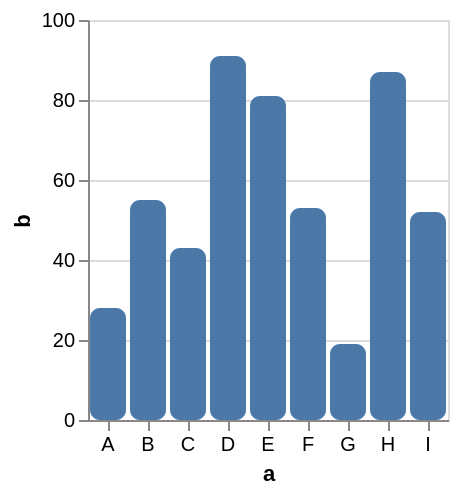

Express this chart as Vega-Lite.
### Vega specification from a JSON file in a GitHub repository (floating-point values rounded to 4 significant figures)
{"$schema": "https://vega.github.io/schema/vega/v5.json", "description": "A simple bar chart with embedded data.", "background": "white", "padding": 5, "height": 200, "style": "cell", "data": [{"name": "source_0", "values": [{"a": "A", "b": 28}, {"a": "B", "b": 55}, {"a": "C", "b": 43}, {"a": "D", "b": 91}, {"a": "E", "b": 81}, {"a": "F", "b": 53}, {"a": "G", "b": 19}, {"a": "H", "b": 87}, {"a": "I", "b": 52}]}, {"name": "data_0", "source": "source_0", "transform": [{"type": "stack", "groupby": ["a"], "field": "b", "sort": {"field": [], "order": []}, "as": ["b_start", "b_end"], "offset": "zero"}, {"type": "filter", "expr": "isValid(datum[\"b\"]) && isFinite(+datum[\"b\"])"}]}], "signals": [{"name": "x_step", "value": 20}, {"name": "width", "update": "bandspace(domain('x').length, 0.1, 0.05) * x_step"}, {"name": "cornerRadius", "value": 5}], "marks": [{"type": "group", "from": {"facet": {"data": "data_0", "name": "stack_group_main", "groupby": ["a"], "aggregate": {"fields": ["b_start", "b_start", "b_end", "b_end"], "ops": ["min", "max", "min", "max"]}}}, "encode": {"update": {"x": {"scale": "x", "field": "a"}, "width": {"scale": "x", "band": 1}, "y": {"signal": "min(scale('y',datum[\"min_b_start\"]),scale('y',datum[\"max_b_start\"]),scale('y',datum[\"min_b_end\"]),scale('y',datum[\"max_b_end\"]))"}, "y2": {"signal": "max(scale('y',datum[\"min_b_start\"]),scale('y',datum[\"max_b_start\"]),scale('y',datum[\"min_b_end\"]),scale('y',datum[\"max_b_end\"]))"}, "clip": {"value": true}, "cornerRadius": {"signal": "cornerRadius"}}}, "marks": [{"type": "group", "encode": {"update": {"y": {"field": {"group": "y"}, "mult": -1}, "width": {"field": {"group": "width"}}}}, "marks": [{"name": "marks", "type": "rect", "style": ["bar"], "from": {"data": "stack_group_main"}, "encode": {"update": {"fill": {"value": "#4c78a8"}, "ariaRoleDescription": {"value": "bar"}, "description": {"signal": "\"a: \" + (isValid(datum[\"a\"]) ? datum[\"a\"] : \"\"+datum[\"a\"]) + \"; b: \" + (format(datum[\"b\"], \"\"))"}, "width": {"field": {"group": "width"}}, "y": {"scale": "y", "field": "b_end"}, "y2": {"scale": "y", "field": "b_start"}}}}]}]}], "scales": [{"name": "x", "type": "band", "domain": {"data": "data_0", "field": "a", "sort": true}, "range": {"step": {"signal": "x_step"}}, "paddingInner": 0.1, "paddingOuter": 0.05}, {"name": "y", "type": "linear", "domain": {"data": "data_0", "fields": ["b_start", "b_end"]}, "range": [{"signal": "height"}, 0], "nice": true, "zero": true}], "axes": [{"scale": "y", "orient": "left", "gridScale": "x", "grid": true, "tickCount": {"signal": "ceil(height/40)"}, "domain": false, "labels": false, "aria": false, "maxExtent": 0, "minExtent": 0, "ticks": false, "zindex": 0}, {"scale": "x", "orient": "bottom", "grid": false, "title": "a", "labelAngle": 0, "labelBaseline": "top", "zindex": 0}, {"scale": "y", "orient": "left", "grid": false, "title": "b", "labelOverlap": true, "tickCount": {"signal": "ceil(height/40)"}, "zindex": 0}], "config": {"normalizedNumberFormat": ".2%"}}
